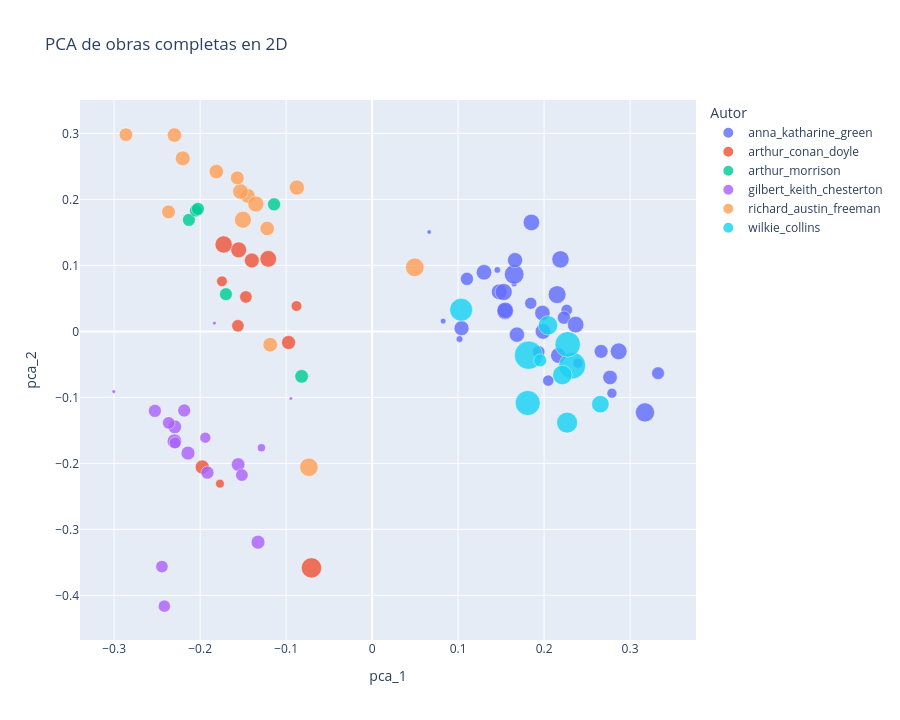

The cell this chart's notebook holds for it:
### Code cell
fig_pca_2 = plot_projection(work_proj, "pca_1", "pca_2", "PCA de obras completas en 2D")

### Figure 1 — Plotly figure (JSON) as saved in the notebook; plotly's stock layout.template omitted (floating-point values rounded to 4 significant figures; data arrays with more than 128 entries replaced by an {"elided": "..."} marker saying what was removed)
{"data": [{"customdata": {"elided": "34x4 mixed values"}, "hovertemplate": "author=%{customdata[0]}<br>pca_1=%{x}<br>pca_2=%{y}<br>token_count=%{customdata[3]}<br>work=%{customdata[1]}<br>n_chunks=%{customdata[2]}<extra></extra>", "legendgroup": "anna_katharine_green", "marker": {"color": "#636efa", "line": {"width": 0.5}, "opacity": 0.82, "size": [20324, 10596, 150714, 70914, 125032, 169838, 112974, 127687, 67660, 205324, 120419, 129894, 144881, 131755, 144883, 145048, 84650, 78391, 22759, 122782, 87321, 126729, 156400, 160042, 103011, 94264, 128542, 54311, 145838, 196418, 92188, 17322, 53855, 25160], "sizemode": "area", "sizeref": 1071.0, "symbol": "circle"}, "mode": "markers", "name": "anna_katharine_green", "orientation": "v", "showlegend": true, "type": "scatter", "x": [0.1651, 0.06631, 0.2867, 0.2264, 0.1684, 0.2152, 0.2767, 0.2166, 0.2049, 0.1652, 0.104, 0.1988, 0.1547, 0.1479, 0.1548, 0.1853, 0.1937, 0.1845, 0.1456, 0.1662, 0.3326, 0.1981, 0.1531, 0.2191, 0.2663, 0.2231, 0.1302, 0.2789, 0.2367, 0.3173, 0.1103, 0.08264, 0.2393, 0.1017], "xaxis": "x", "y": [0.0722, 0.1506, -0.03026, 0.03234, -0.004945, 0.05573, -0.06987, -0.03656, -0.07467, 0.0864, 0.004852, -3.195e-05, 0.03009, 0.05998, 0.03186, 0.1651, -0.03115, 0.0427, 0.09316, 0.1079, -0.0633, 0.02779, 0.05964, 0.1092, -0.0303, 0.0208, 0.08946, -0.09377, 0.0103, -0.1228, 0.07961, 0.01556, -0.04813, -0.01166], "yaxis": "y"}, {"customdata": [["arthur_conan_doyle", "acd-a_study_in_scarlet", 52, 61648], ["arthur_conan_doyle", "acd-tales_of_terror_and_mystery", 87, 103987], ["arthur_conan_doyle", "acd-the_adventures_of_sherlock_holmes", 123, 147205], ["arthur_conan_doyle", "acd-the_case_book_of_sherlock_holmes", 98, 116883], ["arthur_conan_doyle", "acd-the_hound_of_the_baskervilles", 69, 82207], ["arthur_conan_doyle", "acd-the_lost_world", 90, 107213], ["arthur_conan_doyle", "acd-the_memoirs_of_sherlock_holmes", 112, 133504], ["arthur_conan_doyle", "acd-the_poison_belt", 35, 41392], ["arthur_conan_doyle", "acd-the_return_of_sherlock_holmes", 133, 158904], ["arthur_conan_doyle", "acd-the_sign_of_the_four", 52, 61686], ["arthur_conan_doyle", "acd-the_valley_of_fear", 69, 82212], ["arthur_conan_doyle", "acd-the_white_company", 185, 221502]], "hovertemplate": "author=%{customdata[0]}<br>pca_1=%{x}<br>pca_2=%{y}<br>token_count=%{customdata[3]}<br>work=%{customdata[1]}<br>n_chunks=%{customdata[2]}<extra></extra>", "legendgroup": "arthur_conan_doyle", "marker": {"color": "#EF553B", "line": {"width": 0.5}, "opacity": 0.82, "size": [61648, 103987, 147205, 116883, 82207, 107213, 133504, 41392, 158904, 61686, 82212, 221502], "sizemode": "area", "sizeref": 1071.0, "symbol": "circle"}, "mode": "markers", "name": "arthur_conan_doyle", "orientation": "v", "showlegend": true, "type": "scatter", "x": [-0.08793, -0.09713, -0.1208, -0.1398, -0.1468, -0.1975, -0.1552, -0.1769, -0.1726, -0.1746, -0.156, -0.07049], "xaxis": "x", "y": [0.03846, -0.01683, 0.1099, 0.1074, 0.05215, -0.2056, 0.1236, -0.2308, 0.1317, 0.0759, 0.008503, -0.3584], "yaxis": "y"}, {"customdata": [["arthur_morrison", "am-adventures_of_martin_hewitt", 76, 90809], ["arthur_morrison", "am-chronicles_of_martin_hewitt", 74, 88663], ["arthur_morrison", "am-martin_hewitt_investigator", 71, 84253], ["arthur_morrison", "am-the_dorrington_deed_box", 73, 87419], ["arthur_morrison", "am-the_hole_in_the_wall", 82, 98243], ["arthur_morrison", "am-the_red_triangle", 75, 89863]], "hovertemplate": "author=%{customdata[0]}<br>pca_1=%{x}<br>pca_2=%{y}<br>token_count=%{customdata[3]}<br>work=%{customdata[1]}<br>n_chunks=%{customdata[2]}<extra></extra>", "legendgroup": "arthur_morrison", "marker": {"color": "#00cc96", "line": {"width": 0.5}, "opacity": 0.82, "size": [90809, 88663, 84253, 87419, 98243, 89863], "sizemode": "area", "sizeref": 1071.0, "symbol": "circle"}, "mode": "markers", "name": "arthur_morrison", "orientation": "v", "showlegend": true, "type": "scatter", "x": [-0.114, -0.213, -0.205, -0.17, -0.08194, -0.2026], "xaxis": "x", "y": [0.1925, 0.1689, 0.183, 0.0564, -0.06813, 0.1856], "yaxis": "y"}, {"customdata": [["gilbert_keith_chesterton", "gkc-four_faultless_felons", 83, 98815], ["gilbert_keith_chesterton", "gkc-manalive", 70, 83668], ["gilbert_keith_chesterton", "gkc-the_club_of_queer_trades", 54, 64320], ["gilbert_keith_chesterton", "gkc-the_donnington_affair", 6, 6938], ["gilbert_keith_chesterton", "gkc-the_incredulity_of_father_brown", 84, 100046], ["gilbert_keith_chesterton", "gkc-the_innocence_of_father_brown", 95, 113603], ["gilbert_keith_chesterton", "gkc-the_man_who_knew_too_much", 70, 83148], ["gilbert_keith_chesterton", "gkc-the_man_who_was_thursday", 69, 82108], ["gilbert_keith_chesterton", "gkc-the_mask_of_midas", 7, 8142], ["gilbert_keith_chesterton", "gkc-the_napoleon_of_notting_hill", 67, 79651], ["gilbert_keith_chesterton", "gkc-the_paradoxes_of_mr_pond", 64, 75998], ["gilbert_keith_chesterton", "gkc-the_poet_and_the_lunatics", 76, 91078], ["gilbert_keith_chesterton", "gkc-the_return_of_don_quixote", 86, 102560], ["gilbert_keith_chesterton", "gkc-the_scandal_of_father_brown", 76, 90495], ["gilbert_keith_chesterton", "gkc-the_secret_of_father_brown", 75, 89399], ["gilbert_keith_chesterton", "gkc-the_trees_of_pride", 30, 35388], ["gilbert_keith_chesterton", "gkc-the_white_pillars_murder", 7, 7523], ["gilbert_keith_chesterton", "gkc-the_wisdom_of_father_brown", 86, 102992]], "hovertemplate": "author=%{customdata[0]}<br>pca_1=%{x}<br>pca_2=%{y}<br>token_count=%{customdata[3]}<br>work=%{customdata[1]}<br>n_chunks=%{customdata[2]}<extra></extra>", "legendgroup": "gilbert_keith_chesterton", "marker": {"color": "#ab63fa", "line": {"width": 0.5}, "opacity": 0.82, "size": [98815, 83668, 64320, 6938, 100046, 113603, 83148, 82108, 8142, 79651, 75998, 91078, 102560, 90495, 89399, 35388, 7523, 102992], "sizemode": "area", "sizeref": 1071.0, "symbol": "circle"}, "mode": "markers", "name": "gilbert_keith_chesterton", "orientation": "v", "showlegend": true, "type": "scatter", "x": [-0.1558, -0.1514, -0.1939, -0.0945, -0.2295, -0.2298, -0.2365, -0.2444, -0.3004, -0.2416, -0.229, -0.1915, -0.1326, -0.2526, -0.2185, -0.1287, -0.1834, -0.2141], "xaxis": "x", "y": [-0.2018, -0.2178, -0.161, -0.1018, -0.1447, -0.1665, -0.1387, -0.3564, -0.09125, -0.4164, -0.1689, -0.214, -0.3195, -0.1205, -0.1198, -0.1763, 0.01256, -0.1844], "yaxis": "y"}, {"customdata": [["richard_austin_freeman", "raf-a_silent_witness", 129, 154415], ["richard_austin_freeman", "raf-as_a_thief_in_the_night", 102, 122310], ["richard_austin_freeman", "raf-dr_thorndykes_casebook", 82, 98176], ["richard_austin_freeman", "raf-helen_vardons_confession", 155, 185686], ["richard_austin_freeman", "raf-john_thorndykes_cases", 99, 117811], ["richard_austin_freeman", "raf-the_darblay_mystery", 98, 116793], ["richard_austin_freeman", "raf-the_exploits_of_danby_croke", 95, 113456], ["richard_austin_freeman", "raf-the_eye_of_osiris", 115, 137615], ["richard_austin_freeman", "raf-the_golden_pool", 152, 181809], ["richard_austin_freeman", "raf-the_magic_casket", 93, 111290], ["richard_austin_freeman", "raf-the_mystery_of_31_new_inn", 93, 111032], ["richard_austin_freeman", "raf-the_mystery_of_angelina_frood", 109, 130588], ["richard_austin_freeman", "raf-the_red_thumb_mark", 85, 101554], ["richard_austin_freeman", "raf-the_shadow_of_the_wolf", 94, 112154], ["richard_austin_freeman", "raf-the_singing_bone", 85, 101846]], "hovertemplate": "author=%{customdata[0]}<br>pca_1=%{x}<br>pca_2=%{y}<br>token_count=%{customdata[3]}<br>work=%{customdata[1]}<br>n_chunks=%{customdata[2]}<extra></extra>", "legendgroup": "richard_austin_freeman", "marker": {"color": "#FFA15A", "line": {"width": 0.5}, "opacity": 0.82, "size": [154415, 122310, 98176, 185686, 117811, 116793, 113456, 137615, 181809, 111290, 111032, 130588, 101554, 112154, 101846], "sizemode": "area", "sizeref": 1071.0, "symbol": "circle"}, "mode": "markers", "name": "richard_austin_freeman", "orientation": "v", "showlegend": true, "type": "scatter", "x": [-0.1502, -0.0875, -0.2862, 0.04965, -0.2202, -0.1445, -0.1185, -0.1353, -0.07349, -0.2299, -0.1811, -0.1531, -0.1568, -0.122, -0.2367], "xaxis": "x", "y": [0.1691, 0.218, 0.2981, 0.09708, 0.2622, 0.2052, -0.02019, 0.1931, -0.2058, 0.2975, 0.2422, 0.212, 0.2325, 0.1559, 0.1812], "yaxis": "y"}, {"customdata": [["wilkie_collins", "wc-armadale", 358, 428530], ["wilkie_collins", "wc-basil", 136, 162758], ["wilkie_collins", "wc-man_and_wife", 279, 333814], ["wilkie_collins", "wc-no_name", 321, 384804], ["wilkie_collins", "wc-poor_miss_finch", 196, 234846], ["wilkie_collins", "wc-the_dead_secret", 169, 202248], ["wilkie_collins", "wc-the_haunted_hotel", 75, 89308], ["wilkie_collins", "wc-the_law_and_the_lady", 167, 200164], ["wilkie_collins", "wc-the_moonstone", 234, 280378], ["wilkie_collins", "wc-the_woman_in_white", 290, 347110]], "hovertemplate": "author=%{customdata[0]}<br>pca_1=%{x}<br>pca_2=%{y}<br>token_count=%{customdata[3]}<br>work=%{customdata[1]}<br>n_chunks=%{customdata[2]}<extra></extra>", "legendgroup": "wilkie_collins", "marker": {"color": "#19d3f3", "line": {"width": 0.5}, "opacity": 0.82, "size": [428530, 162758, 333814, 384804, 234846, 202248, 89308, 200164, 280378, 347110], "sizemode": "area", "sizeref": 1071.0, "symbol": "circle"}, "mode": "markers", "name": "wilkie_collins", "orientation": "v", "showlegend": true, "type": "scatter", "x": [0.1819, 0.2655, 0.181, 0.2328, 0.2268, 0.2212, 0.1955, 0.2046, 0.1036, 0.2274], "xaxis": "x", "y": [-0.03609, -0.1103, -0.1085, -0.05178, -0.1383, -0.06609, -0.04387, 0.009076, 0.03274, -0.01975], "yaxis": "y"}], "layout": {"height": 720, "legend": {"itemsizing": "constant", "title": {"text": "Autor"}, "tracegroupgap": 0}, "title": {"text": "PCA de obras completas en 2D"}, "xaxis": {"anchor": "y", "domain": [0, 1], "title": {"text": "pca_1"}}, "yaxis": {"anchor": "x", "domain": [0, 1], "title": {"text": "pca_2"}}}}
